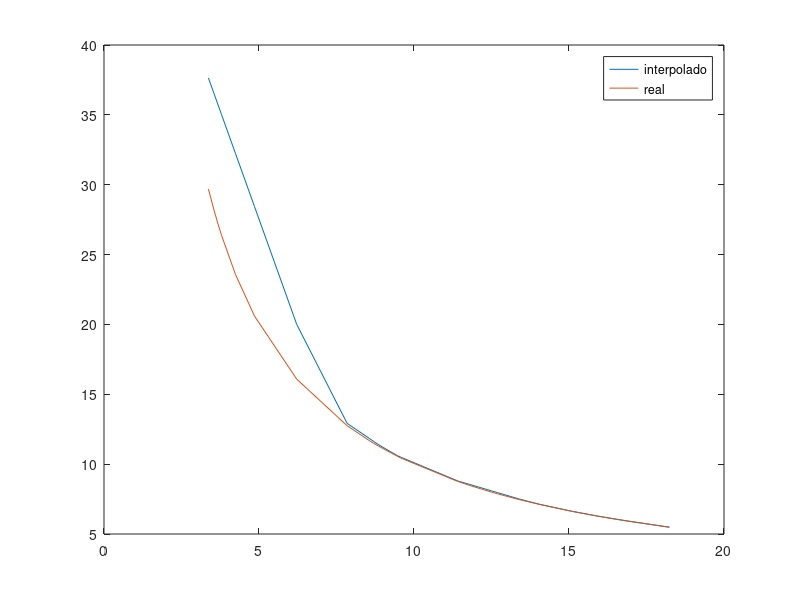

Here is the MATLAB script that generated this plot:
clear all
clc

m = 10;
N = 100;
intervalo = [1, 20];

% a)
delta = intervalo(2) - intervalo(1);
test = rand(1, m);
areas = intervalo(1) + sort(delta*test);

% b)
tensoes = N./areas;

% c)
plot(areas, tensoes);

% d) e)
n = 5;
randomic = sort(randperm(m, n));
areas_rand = areas(randomic);
tensoes2 = N./areas_rand;
plot(areas_rand, tensoes2);

% f)
X = areas;
Y = tensoes;

lenx = length(X);
newl = 3*lenx;
min_X = min(X);
max_X = max(X);
delta_X = max_X - min_X;
test = rand(1, newl);
areas_interp = min_X + sort(delta_X*test);
tensoes_interp = interp1(areas,tensoes,areas_interp);
plot(areas_interp, tensoes_interp);
hold on
tensoes_real = N./areas_interp;
plot(areas_interp, tensoes_real)
legend({'interpolado', 'real'});